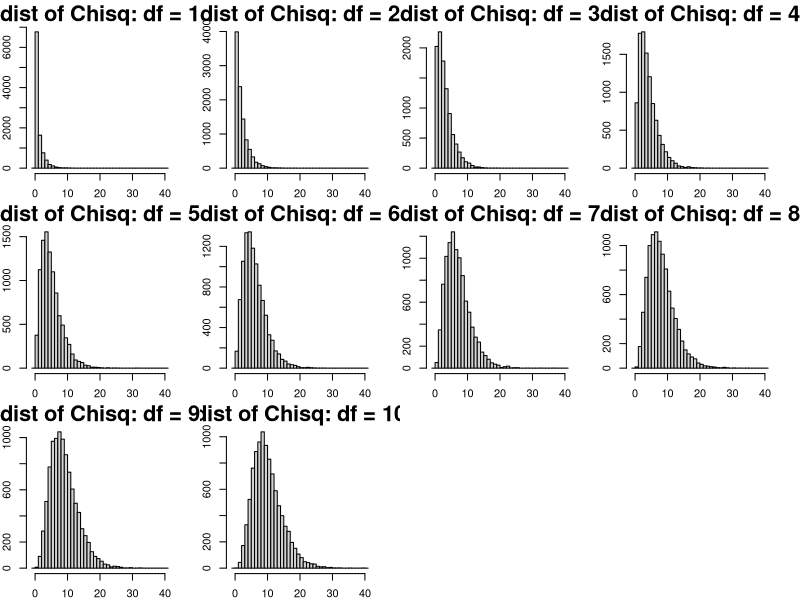
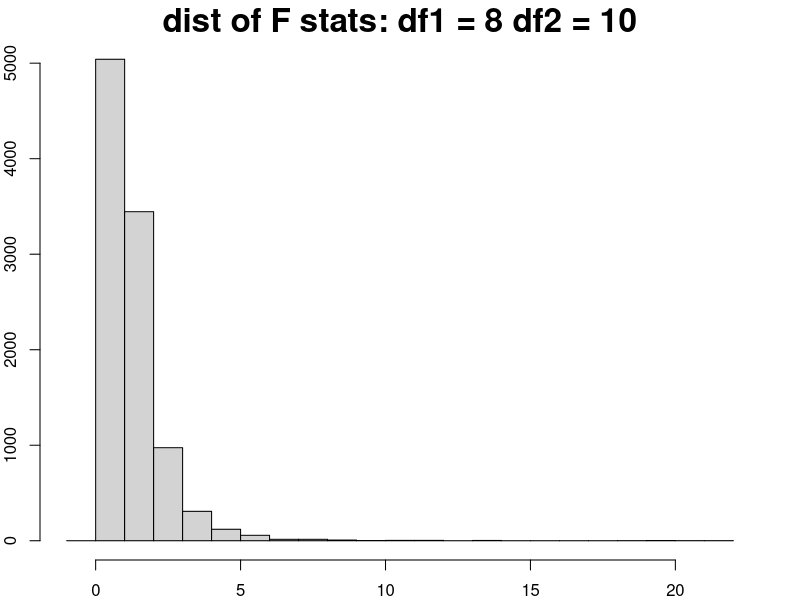

R code for these plots, in order:
rm(list=ls())

packages <- c("dplyr")
purrr::walk(packages, library, character.only = TRUE, warn.conflicts = FALSE)



# ------------------------------------------------------------------------------
# Generate X^2 (Chi-squre) statistics distribution
# ------------------------------------------------------------------------------

stat <- data.frame()

for(df in 1:10){
  for(i in 1:10000){
    samp <- rnorm(n = df, mean = 0, sd = 1)
    stat[i,df] <- sum(samp^2)
  }
}



# ----------
min_all <- round(min(stat), 0)
max_all <- round(max(stat), 0)

( brk <- seq(min_all - 1, max_all + 1, by = 1) )


graphics.off()

par(mfrow = c(3,4), mar = c(2,2,2,2))

for(df in 1:10){ hist(stat[,df], breaks = brk, main = paste0("dist of Chisq: df = ", df), cex.main = 2) }



# ------------------------------------------------------------------------------
# Generate F statistics distribution
# ------------------------------------------------------------------------------

df1 <- 8

df2 <- 10

stat[,df1]

stat[,df2]


# ----------
# compute F statistics
fstat <- (stat[,df1] / df1) / (stat[,df2] / df2)


min_all <- round(min(fstat), 0)
max_all <- round(max(fstat), 0)

( brk <- seq(min_all - 1, max_all + 1, by = 1) )


graphics.off()

par(mfrow = c(1,1), mar = c(2,2,2,2))

hist(fstat, breaks = brk, main = paste0("dist of F stats: df1 = ", df1, " df2 = ", df2), cex.main = 2)
